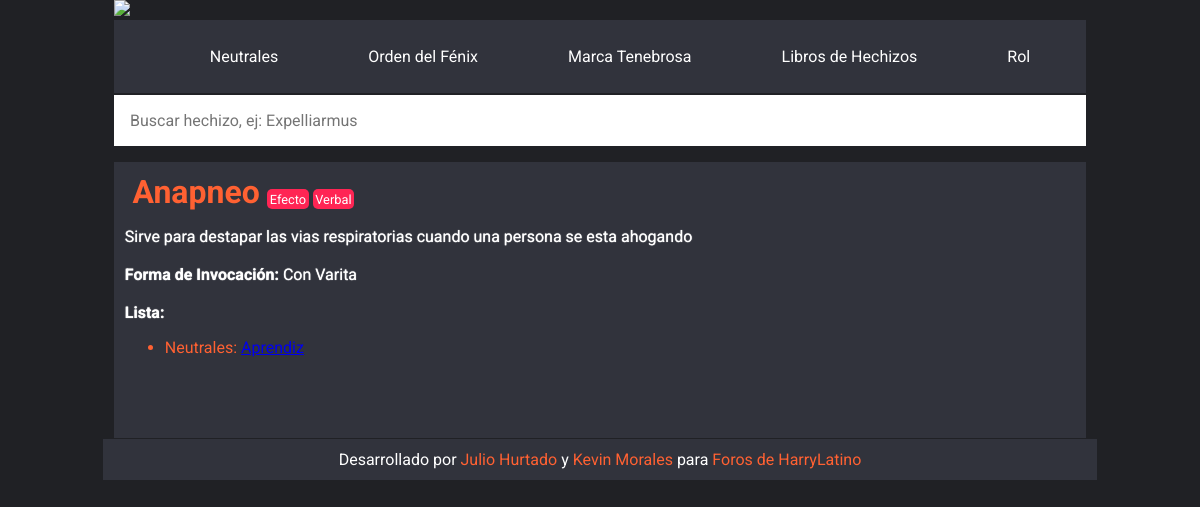
Page /spell/anapneo/ on the committed database.
### spells/models.py (models this page shows, shortened)
class Group(models.Model):
    name_choices = (
        ('Neutrales', 'Neutrales'),
        ('Orden del Fénix', 'Orden del Fénix'),
        ('Marca Tenebrosa', 'Marca Tenebrosa'),
        ('Libros de Hechizos', 'Libros de Hechizos'),
    )
    name = models.CharField(max_length=64, choices=name_choices, unique=True)
    slug = models.SlugField(allow_unicode=True, max_length=100, editable=False)
    def __str__(self):
        return self.name

class Spell(models.Model):
    name = models.CharField(max_length=64, unique=True)
    slug = models.SlugField(allow_unicode=True, max_length=100, editable=False)
    description = models.TextField()
    range = models.ManyToManyField(Range)
    type_choices = (
        ('e', 'Efecto'),
        ('r', 'Rayo'),
        ('i', 'Invocación'),
        ('o', 'Invocación - Efecto'),
        ('ei', 'Efecto - Invocación'),
        ('eq', 'Equipable'),
        ('om', 'Onda Mágica'),
        ('ro', 'Rolistico'),
    )
    method_choices = (
        ('V', 'Verbal'),
        ('N', 'No Verbal'),
        ('R', 'Rolistico'),
    )
    object_choices = (
        ('V', 'Con Varita'),
        ('N', 'Sin Varita'),
        ('O', 'Objeto'),
    )
    type = models.CharField(max_length=2, choices=type_choices, default='e')
    method = models.CharField(max_length=1, choices=method_choices, default='V')
    object = models.CharField(max_length=1, choices=object_choices, default='V')
    battles = models.BooleanField(default=True)

class Range(models.Model):
    name = models.CharField(max_length=64)
    group = models.ForeignKey(Group, on_delete=models.CASCADE)
    slug = models.SlugField(allow_unicode=True, max_length=100, editable=False)

### spells/views.py (the view)
class SpellDetailView(DetailView):
    model = Spell
    template_name = 'spells/spell_detail.html'
    slug_field = 'slug'
    context_object_name = 'spell'
    order_by = 'range'
    def get_context_data(self, **kwargs):
        context = super(SpellDetailView, self).get_context_data(**kwargs)
        context['categories'] = Group.objects.all().order_by('id')
        context['ranges'] = Range.objects.all().order_by('id')
        return context

### spells/templates/spells/spell_detail.html (shortened to what this page needs)
{% extends "base.html" %}
{% block content %}
<div class="Spells">
    <article class="Spells-detail">
        <h1 class="Spells-title">{{ spell.name }}</h1><span class="Spells-type">{{ spell.get_type_display }}</span>
                                                        <span class="Spells-type">{{ spell.get_method_display }}</span>
        <p class="Spells-description">
            {{ spell.description|linebreaksbr }}
            <br><br><strong>Forma de Invocación:</strong> {{ spell.get_object_display}}
            <br><br><strong>Lista: </strong>
            <ul>
                {% for range in spell.range.all %}
                    <li>{{ range.group }}: <a href="{% url 'Spell:spell_range' range.group.slug range.slug %}">{{ range.name }}</a></li>
                {% endfor %}
            </ul>
            <br><br>
        </p>
    </article>
</div>
{% endblock content %}

### spells/templates/base.html (shortened to what this page needs)
{% load static %}
<!DOCTYPE html>
<html lang="en">
<head>
    <link rel="stylesheet" href="{% static "css/styles.css" %}">
    <link rel="stylesheet" href="{% static "css/normalize.css" %}">
</head>
<body>
    <header class="Header">
        <a href="/" class="Header-container">
            <img class="Header-image" src="https://i.imgur.com/qH0xY1I.png">
        </a>
    </header>
    <nav class="Menu">
        <ul class="Menu-list">
            {% for category in categories %}
                {% if rol %}
                    <li class="Menu-item"><a href="{% url 'Spell:spell_category_rol' category.slug %}" class="Menu-title">{{ category.name }}</a></li>
                {% else %}
                    <li class="Menu-item"><a href="{% url 'Spell:spell_category' category.slug %}" class="Menu-title">{{ category.name }}</a></li>
                {% endif %}
            {% endfor %}
                {% if rol %}
                    <li class="Menu-item"><a href="{% url 'Spell:spell_list'%}" class="Menu-title">Batallas</a></li>
                {% else %}
                    <li class="Menu-item"><a href="{% url 'Spell:spell_list_rol'%}" class="Menu-title">Rol</a></li>
                {% endif %}
        </ul>
    </nav>
    <section class="Search">
    	<article class="Search-bar">
            <input type="text" class="Search-input" placeholder="Buscar hechizo, ej: Expelliarmus" aria-describedby="sizing-addon1" id="busqueda">
    	</article>
    </section>
    <section>
    	{% block content %}
	    {% endblock content %}
    </section>
    <footer class="Footer">
    	Desarrollado por <a href="http://www.harrylatino.org/user/102763-bastian-karkarov-malfoy/" target="_blank">Julio Hurtado</a> y <a href="http://www.harrylatino.org/user/42757-uzziel-fined/" target="_blank">Kevin Morales</a> para <a href="http://www.harrylatino.org/" target="_blank">Foros de HarryLatino</a>
    </footer>
</body>
</html>

### spells/static/css/styles.css (style rules this page uses)
.Header { display: flex; justify-content: center; }
.Header-container { width: 90%; }
.Header-image { width: 100%; }
.Menu { margin: 0 auto; background-color: #31333c; width: 88%; padding: 1%; }
.Menu-list { display: flex; list-style: none; justify-content: space-around; }
.Menu-item { margin: 0; }
.Menu-title { text-decoration: none; color: #fff; }
.Search { margin: 0.2% 5% 1% 5%; }
.Search-bar { display: flex; justify-content: center; align-items: center; }
.Search-input { width: 100%; padding: 1em; border: none; }
.Spells { display: flex; flex-direction: column; align-items: center; }
.Spells-detail { padding: 1%; margin: 0.1% 0; width: 88%; color: #ff6132; background-color: #31333c; text-decoration: none; }
.Spells-title { color: #ff6132; display: inline; margin: 0.8%; }
.Spells-type { font-size: 80%; background-color: #ff2554; color: #fff; padding: 0.2em; border-radius: 5px; }
.Spells-description { color: #fff; text-align: justify; text-shadow: 0 0 1px #fff; }
.Footer { max-width: 90%; background-color: #31333c; text-align: center; padding: 1%; font-size: 1em; margin: 0 auto; }
.Footer a { text-decoration: none; color: #ff6132; }

### rows in the picture
Group: name "Neutrales"
Group: name "Orden del Fénix"
Group: name "Marca Tenebrosa"
Group: name "Libros de Hechizos"
Spell: name "Anapneo", type "Efecto", method "Verbal", description "Sirve para destapar las vias respiratorias cuando una persona se esta ahogando", object "Con Varita"
Range: group "Neutrales", name "Aprendiz"
